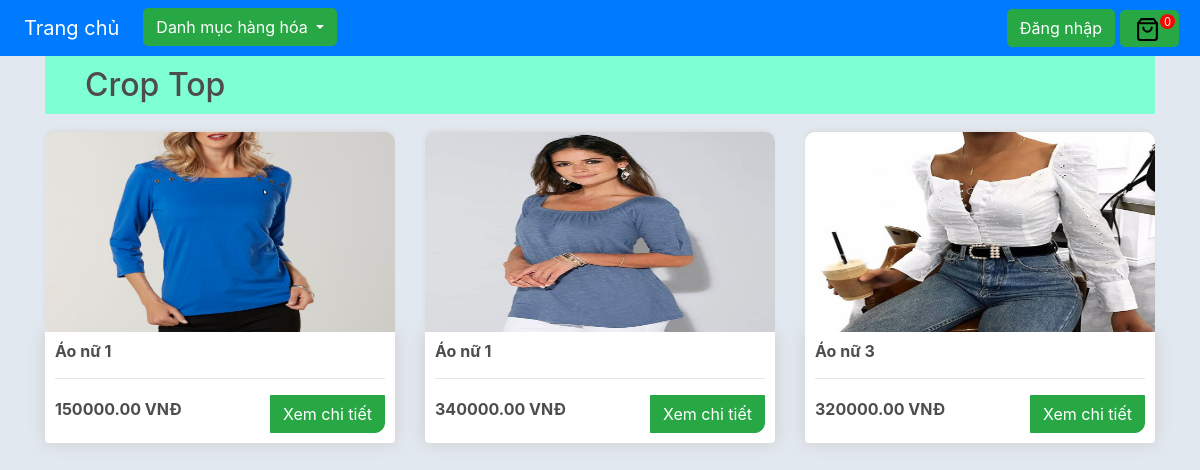
Page /product/Crop Top on the committed database.
### store/models.py (models this page shows)
class Product(models.Model):
    CATEGORY = (
        ('Crop Top', 'Crop Top'),
        ('Jacket', 'Jacket'),
        ('Pant', 'Pant'),
        ('Shoes', 'Shoes'),
        ('Sport equipment', 'sport equipment'),
    )
    name = models.CharField(max_length=255, null=True)
    price = models.FloatField(null=True)
    category = models.CharField(max_length=255, null=True, choices=CATEGORY)
    description = models.TextField(blank=True)
    date_created = models.DateTimeField(auto_now_add=True, null=True)
    image = models.ImageField(null=True, blank=True, upload_to="images")
    tags = models.ManyToManyField(Tag)
    def __str__(self):
        return self.name

### store/views.py (the view)
# urls.py: path('product/<str:name>', views.category, name='category'),
def category(request, name):
    print(name)
    if request.user.is_authenticated:
        customer = request.user.customer
        order, created = Order.objects.get_or_create(customer=customer, iscompleted=False)
        items = order.orderitem_set.all()
        cartItems = order.get_cart_items
    else:
        items = []
        order = {'get_cart_total': 0, 'get_cart_items': 0}
        cartItems = order['get_cart_items']
    if Product.objects.filter(category=name).exists():
        products = Product.objects.filter(category=name)
    else:
        products = Product.objects.filter(tags__name=name)
    print(products)
    context = {'categoryitems': products, 'cartItems': cartItems, 'categoryname': name}
    return render(request, 'store/categoryitems.html', context)

### store/templates/store/categoryitems.html
{% extends 'store/main.html' %} {% load static %} {% block content %}
<h2 style="background-color: aquamarine; padding: 10px 20px 10px 40px">
  {{categoryname}}
</h2>
<div class="row">
  {% for items in categoryitems %}
  <div class="col-lg-4" style="border-radius: 15px">
    <img
      style="border-radius: 10px 10px 0px 0px"
      class="thumbnail"
      src="{{items.image.url}}"
    />
    <div class="box-element product">
      <h6><strong>{{items.name}}</strong></h6>
      <hr />
      <div
        class="form-inline my-2 my-lg-0"
        style="display: flex; justify-content: space-between"
      >
        <h6 style="display: inline-block">
          <strong>{{items.price|floatformat:2}} VNĐ</strong>
        </h6>
        <div class="form-inline my-2 my-lg-0">
          <a
            class="btn btn-success"
            style="border-radius: 0 0 10px 0"
            name="detailproduct"
            data-action="viewproduct"
            data-product="{{items.id}}"
            href="{% url 'detailproduct' pk=items.id %}"
            >Xem chi tiết</a
          >
        </div>
      </div>
    </div>
  </div>
  {% endfor %}
</div>
{% endblock content %}

### static/css/main.css (style rules this page uses)
html, body { width: 100%; height: 100%; }
body { background-color: hsl(0, 0%, 98%); margin-top: 0; }
h1, h2, h3, h4, h5, h6 { color: hsl(0, 0%, 30%); }
.box-element { box-shadow: hsl(0, 0%, 80%) 0 0 16px; background-color: #fff; border-radius: 4px; padding: 10px; }
.thumbnail { width: 100%; height: 200px; -webkit-box-shadow: -1px -3px 5px -2px rgba(214, 214, 214, 1); -moz-box-shadow: -1px -3px 5px -2px rgba(214, 214, 214, 1); box-shadow: -1px -3px 5px -2px rgba(214, 214, 214, 1); }
.product { border-radius: 0 0 4px 4px; }
.col-lg-4, .col-lg-6, .col-lg-8, .col-lg-12 { margin-top: 10px; }
.btn { border-radius: 0; }

### static/css/profile.css (style rules this page uses)
body { color: #1a202c; text-align: left; background-color: #e2e8f0; }

### rows in the picture
Product: image (picture), name "Áo nữ 1", price "150000.00"
Product: image (picture), name "Áo nữ 1", price "340000.00"
Product: image (picture), name "Áo nữ 3", price "320000.00"

### other values in the picture
{{ cartItems }} "0"
{{ categoryname }} "Crop Top"
